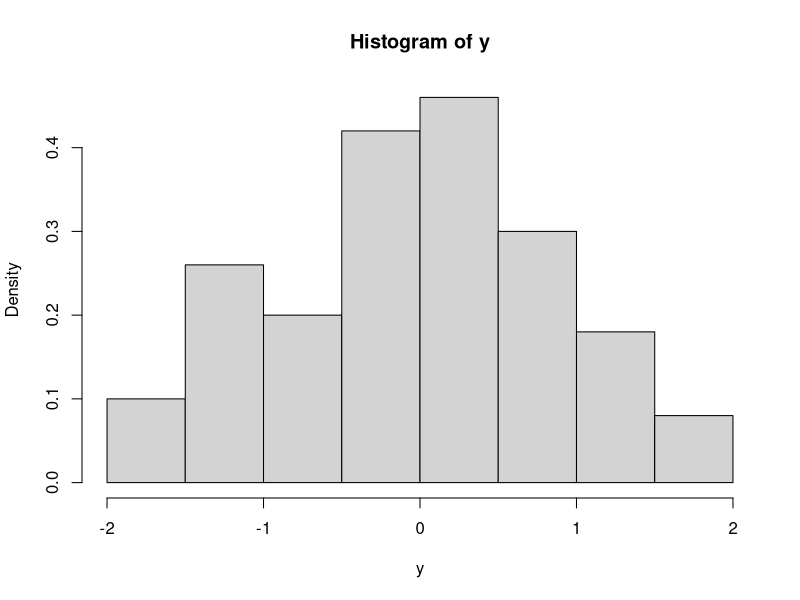
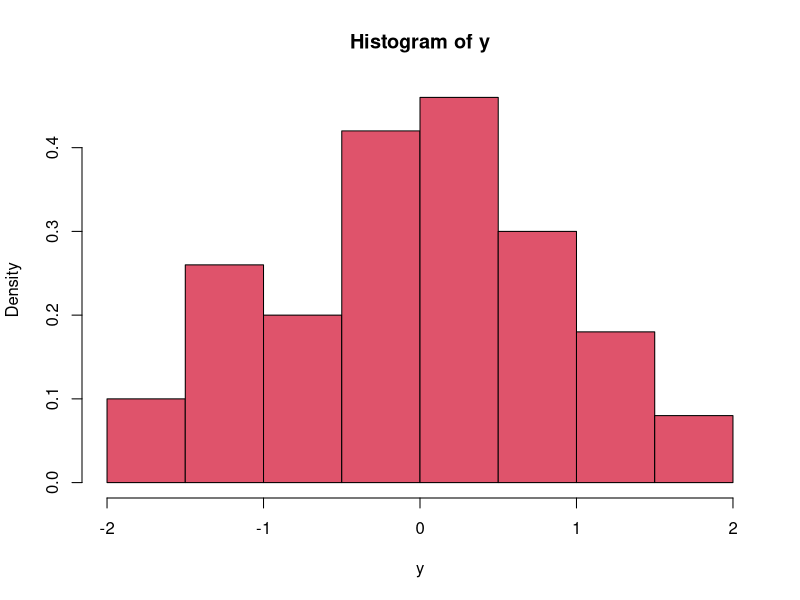
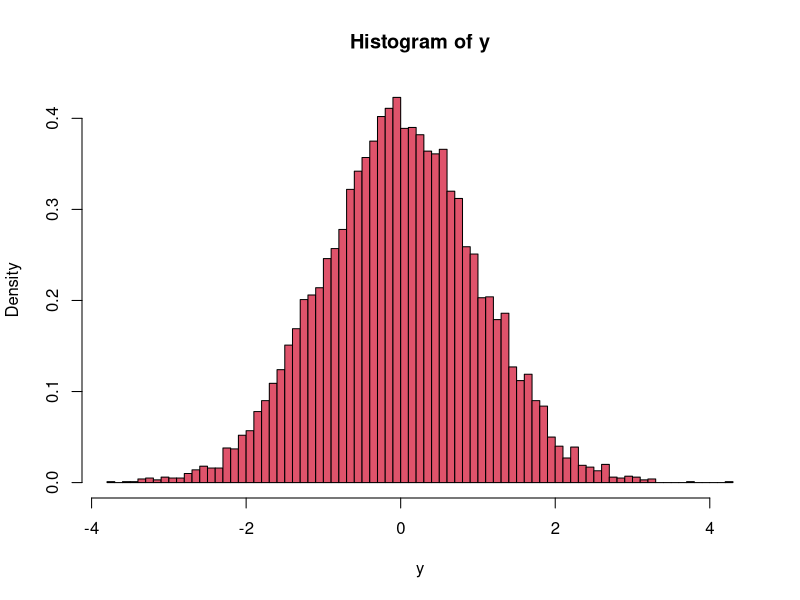
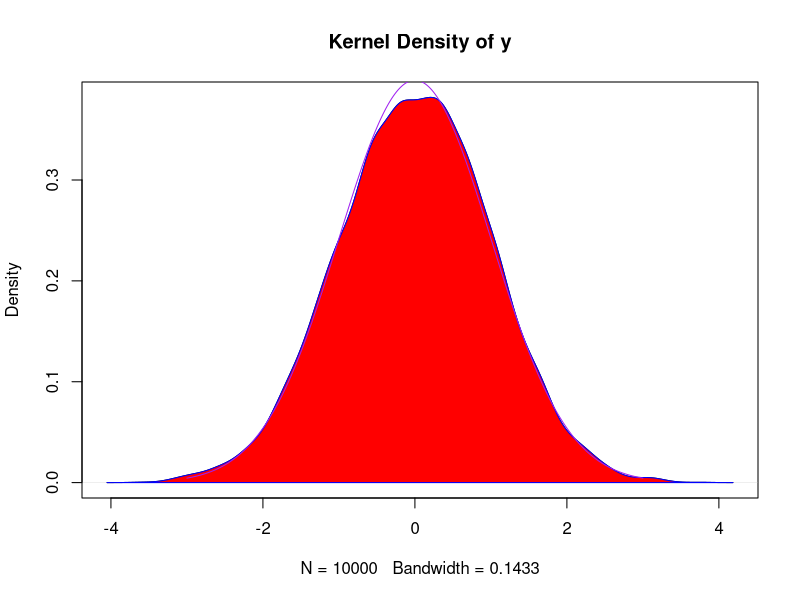

The R source for these figures, in order:
## ---- chunk 1
dnorm(0) 
dnorm(0)*sqrt(2*pi)
qnorm(0.975) 
pnorm(1.96)
## ---- chunk 2
x=runif(10)
summary(x)
var(x)

x=runif(10^4)
summary(x)
var(x)
## ---- chunk 3
n=100
y=rnorm(n)
hist(y,freq = FALSE)
hist(y,col=2, freq= FALSE)
## ---- chunk 4
n=10000
y=rnorm(n)
hist(y,col=2,breaks=100,freq = FALSE)
## ---- chunk 5
n=10000
y=rnorm(n)
d = density(y)
plot(d, main="Kernel Density of y")
polygon(d, col="red", border="blue")
x=seq(-3,3,length=1000)
lines(x,dnorm(x),col='purple')
## ---- chunk 6
y=98
c(y-1.96*sqrt(80)/sqrt(1),y+1.96*sqrt(80)/sqrt(1))

## ---- chunk 7
mupost = 102.8
sdpost = sqrt(48)
qnorm(c(0.025,0.975), mupost,sdpost )
## ---- chunk 8
N=100000
x=rnorm(N,mupost,sdpost)
quantile(x,probs=c(0.025,0.975))
